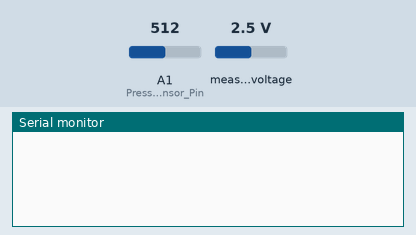
Bench run of a program on a simulated Arduino Uno, built with avr-gcc and run on an emulated ATmega328P. Parts: the last lines printed to the serial monitor. Inputs (shaded band) come from the test bench; at power-on: A1 (Pressure_Sensor_Pin) = 512, measured voltage 2.5 V.

Above: at 1.2 s.
1.3 s: A1 (Pressure_Sensor_Pin) set to 716
At 3.2 s:
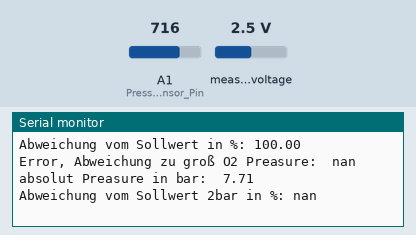
3.3 s: A1 (Pressure_Sensor_Pin) set to 900
At 5.5 s:
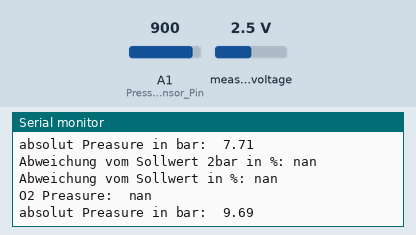

Measured:
- after the input at 1.3 s, the serial monitor: prints a new line after 0.63 s (image 1)
- after the input at 3.3 s, the serial monitor: prints a new line after 1.5 s (image 2)

The program:

main.cpp
```cpp
#include <Arduino.h>
#include <Adafruit_ADS1X15.h> // Including the ADS1115 library by Adafruit
#include <SPI.h>

#define Pressure_Sensor_Pin A1
#define O2_Sensor_Pin A0
#define OOM202 0

float measurePressure();
float measureO2();
void calibrateO2();
float enterNumber(String message);
void calculateDev();
void calculateDev2bar();

Adafruit_ADS1115 ads; // creating ADS1115 object instance to access its member functions

// Global Variables
int16_t adc_OOM202;
float mV_OOM202, mV_avgValue;
float current_O2Percent = 0.00;
float mV_baselineO2 = 9.19; // millivolt value for Ambient Air (normally for around 20.9% O2)
const float ambientAir_O2Percent = 20.9;
const float ambientAir_O2Percent_2bar = 41.8;
float ambientAir_O2Percent_input = 0.00;
float V, P; // Voltage & Pressure
const float OffSetPres = 0.483; //Calibration note DFRobot

const int ARRAY_SIZE_O2 = 100; //save 100 measured Values
const int ARRAY_SIZE_ABS = 100; //save 100 measured Values
float O2Values[ARRAY_SIZE_O2];

void setup()
{
  Serial.begin(9600);
  ads.setGain(GAIN_SIXTEEN); // 16x gain  +/- 0.256V  1 bit =  0.0078125m
  ads.begin();               // Initializing the ADS1115
}
/*
void loop()
{
  float pressure = measurePressure();
  float o2 = measureO2();

  Serial.print("Pressure:");
  Serial.print(pressure, 1);
  Serial.println(" KPa");

  Serial.print("O2:");
  Serial.print(o2, 1);
  Serial.println(" %");

  Serial.println();
  delay(1000);
}
*/


void loop()
{

    // ambientAir_O2Percent_input = enterNumber("Enter current ambient O2 percentage: ");
    // Serial.print("Ambient Air O2 Percentage: ");
    // Serial.println(ambientAir_O2Percent_input);
    measureO2();
    calibrateO2();
    calculateDev();
    Serial.print("O2 Preasure:  ");
    Serial.println(measureO2());
    Serial.print("absolut Preasure in bar:  ");
    Serial.println(measurePressure());
    // storeO2Value();


  delay(1000);

  if (P >= 2)
  {
    calculateDev2bar();
  }

 /*
 for(int i = 0; i < ARRAY_SIZE_O2; i++) {
    Serial.print("Element an Index ");
    Serial.print(i);
    Serial.print(": ");
    Serial.println(O2Values[i]);

    delay(1000);
  }
  */

}


/*
void storeO2Value()
{
  int currentIndex = 0;   //Current index for saving the next value in the array.

  if (currentIndex < ARRAY_SIZE_O2)
  {
    O2Values[currentIndex] = mV_OOM202;
    currentIndex++;
  } else
    {
    for (int i = 0; i < ARRAY_SIZE_O2 - 1; i++)
      {
      O2Values[i] = O2Values[i + 1];
      }
    O2Values[ARRAY_SIZE_O2 - 1] = mV_OOM202;
    }
  return;
}
*/


float measurePressure()
{

  // Connect sensor’s output (SIGNAL) to Analog 0

  // Änderungen aus https://www.codrey.com/arduino-projects/how-to-play-with-a-water-pressure-sensor/

  V = analogRead(Pressure_Sensor_Pin) * 4.5 / 1024;
  P = ((V) * 245)/100;    //Pressure in bar
 // P = (V - OffSetPres) * 245;
  return P;
}


float measureO2()
{

  adc_OOM202 = ads.readADC_SingleEnded(OOM202); // Read the ADC Value of OOM202 Sensor
  mV_OOM202 = ads.computeVolts(adc_OOM202);     // Compute the voltage Input from OOM202 Sensor
  mV_OOM202 = mV_OOM202 * 1000;                 // Convert volatge computed to millivolt (mV)

  current_O2Percent = ((mV_OOM202 / mV_baselineO2) * ambientAir_O2Percent); // Convert analog voltage to percentage

  return current_O2Percent;
}

/* originale calibrate Funktion

void calibrateO2()
{
  float error = 0.00, baseline = 0.00;
  for (int count = 0; count < 100; count++)
  {
    measureO2();
    mV_avgValue += mV_OOM202;
    delay(10);
  }
  mV_avgValue = mV_avgValue / 100;
  mV_baselineO2 = mV_avgValue;

  baseline = ((mV_avgValue * ambientAir_O2Percent) / ambientAir_O2Percent_input);

  if (mV_baselineO2 > baseline)
    error = mV_baselineO2 - baseline;
  if (baseline > mV_baselineO2)
    error = baseline - mV_baselineO2;

  mV_baselineO2 -= error;
  Serial.print("Setting new baseline: ");
  Serial.println(mV_baselineO2);
  delay(1000);
  return;
}
*/

//versuch calibrate function --> wird zu Average funktion
void calibrateO2()
{
  // float O2Dev = 0.00;
  // float error = 0.00, baseline = 0.00;
  for (int count = 0; count < 100; count++)
  {
    measureO2();
    mV_avgValue += mV_OOM202;
    delay(10);
  }
  mV_avgValue = mV_avgValue / 100;
  mV_baselineO2 = mV_avgValue;  //MW der U -Werte

  // baseline = ((mV_avgValue * ambientAir_O2Percent) / ambientAir_O2Percent_input);

  return;
}

void calculateDev()
{
  float O2Dev1 = 0.00;
  float O2Dev = 0.00;
  if (current_O2Percent != ambientAir_O2Percent)
  O2Dev1 = ((current_O2Percent - ambientAir_O2Percent) / ambientAir_O2Percent) * 100;   //Deviation from 20.9 in %
  O2Dev = abs(O2Dev1);
  Serial.print("Abweichung vom Sollwert in %: ");
  Serial.println(O2Dev);

  if (O2Dev >= 10)
    Serial.print("Error, Abweichung zu groß ");

  return;
}

// Frage: brauchen wir eine 2te measureO2 Funktion speziell für die Messung bei höheren Umgebungsdrücken?
//  current_O2Percent = ((mV_OOM202 / mV_baselineO2) * ambientAir_O2Percent); // Convert analog voltage to percentage
// calculate Dev 2bar
void calculateDev2bar()
{
  float O2Dev2 = 0.00;
  float O2Dev2bar = 0.00;
  if (current_O2Percent != ambientAir_O2Percent_2bar)
  O2Dev2 = ((current_O2Percent - ambientAir_O2Percent_2bar) / ambientAir_O2Percent_2bar) * 100;   //Deviation from 41.8 in %
  O2Dev2bar = abs(O2Dev2);
  Serial.print("Abweichung vom Sollwert 2bar in %: ");
  Serial.println(O2Dev2bar);

  if (O2Dev2bar >= 10)
    Serial.print("Error, Abweichung zu groß ");

  return;
}

/*
float measureO2()
{

  adc_OOM202 = ads.readADC_SingleEnded(OOM202); // Read the ADC Value of OOM202 Sensor
  mV_OOM202 = ads.computeVolts(adc_OOM202);     // Compute the voltage Input from OOM202 Sensor
  mV_OOM202 = mV_OOM202 * 1000;                 // Convert volatge computed to millivolt (mV)

return mV_OOM202;
}
*/

/*
void storeO2Value()
{
  int currentIndex = 0;   //Current index for saving the next value in the array.

  if (currentIndex < ARRAY_SIZE_O2)
  {
    O2Values[currentIndex] = current_O2Percent;
    currentIndex++;
  } else
    {
    for (int i = 0; i < ARRAY_SIZE_O2 - 1; i++)
      {
      O2Values[i] = O2Values[i + 1];
      }
    O2Values[ARRAY_SIZE_O2 - 1] = current_O2Percent;
    }
  Serial.println("O2Values[currentIndex]");
  return;
}

*/


float enterNumber(String message)
{
  float number;
  bool numberFinished = false;
  String inputString = ""; // Use a String to accumulate input characters

  Serial.println(message);

  while (!numberFinished) {
    if (Serial.available() > 0) {
      char inputChar = (char)Serial.read(); // Read the incoming character

      // Check for newline character, which indicates the end of user input
      if (inputChar == '\n') {
        numberFinished = true; // Set the flag to true to exit the loop
      } else {
        // Append the incoming character to the input string
        inputString += inputChar;
      }
    }
  }

  // Once the input is finished, convert the input string to a float
  number = inputString.toFloat();

  return number;
}
```
